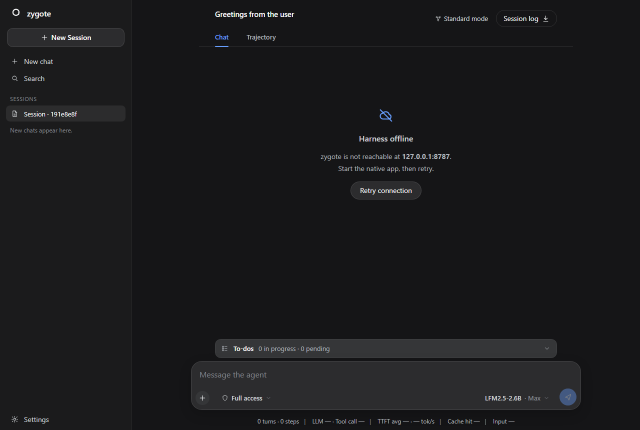
#> input picture zygote-pwa/zygote-sidebar-open.png, 1280 x 860 px, found by its file name (shown at 1/2 size)
$ python railshot.py
#> lines starting #> are read from the running program, lines starting #| are printed output that depends on the picture
from PIL import Image
im = Image.open(r"C:\Users\guhan\orkestrate_ai\zygote-pwa\zygote-sidebar-open.png").convert("RGB")
#> im is the input picture: PIL image 1280x860 RGB; mean R, G, B 26.3, 26.4, 28.3
sb = im.crop((0, 0, 265, im.height))
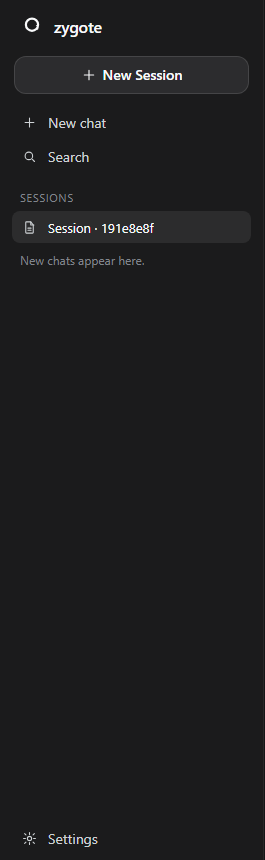
#> sb: PIL image 265x860 RGB; mean R, G, B 29.9, 29.9, 31
sb2 = sb.resize((sb.width * 2, sb.height * 2), Image.LANCZOS)
out = r"C:\Users\guhan\orkestrate_ai\zygote-pwa\zygote-sidebar.png"
sb2.save(out)
print("saved", out, sb2.size)
#| saved C:\Users\guhan\orkestrate_ai\zygote-pwa\zygote-sidebar.png (530, 1720)

$ run again, with zygote-pwa/mobile-bottom.png copied over zygote-pwa/zygote-sidebar-open.png
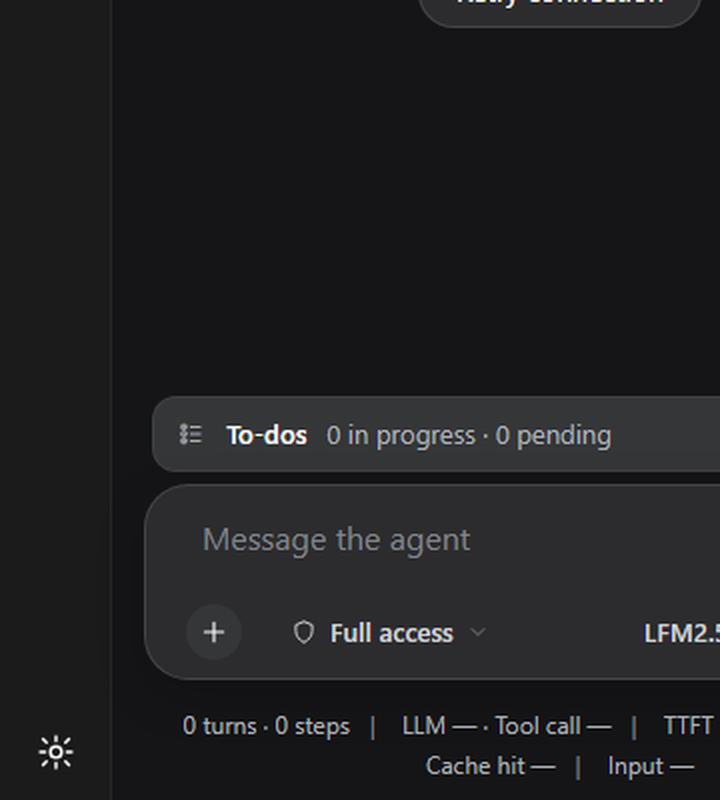
#> input picture zygote-pwa/mobile-bottom.png, 720 x 800 px, found by its file name
#> im is the input picture: PIL image 720x800 RGB; mean R, G, B 31.4, 31.6, 33.5
#> `sb = im.crop((0, 0, 265, im.height))`:
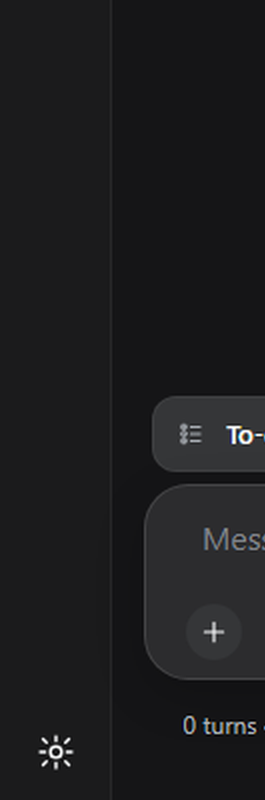
#> sb: PIL image 265x800 RGB; mean R, G, B 28.6, 28.6, 30.2
#| saved C:\Users\guhan\orkestrate_ai\zygote-pwa\zygote-sidebar.png (530, 1600)

$ run again, with zygote-pwa/phone-screen-sidebar.png copied over zygote-pwa/zygote-sidebar-open.png
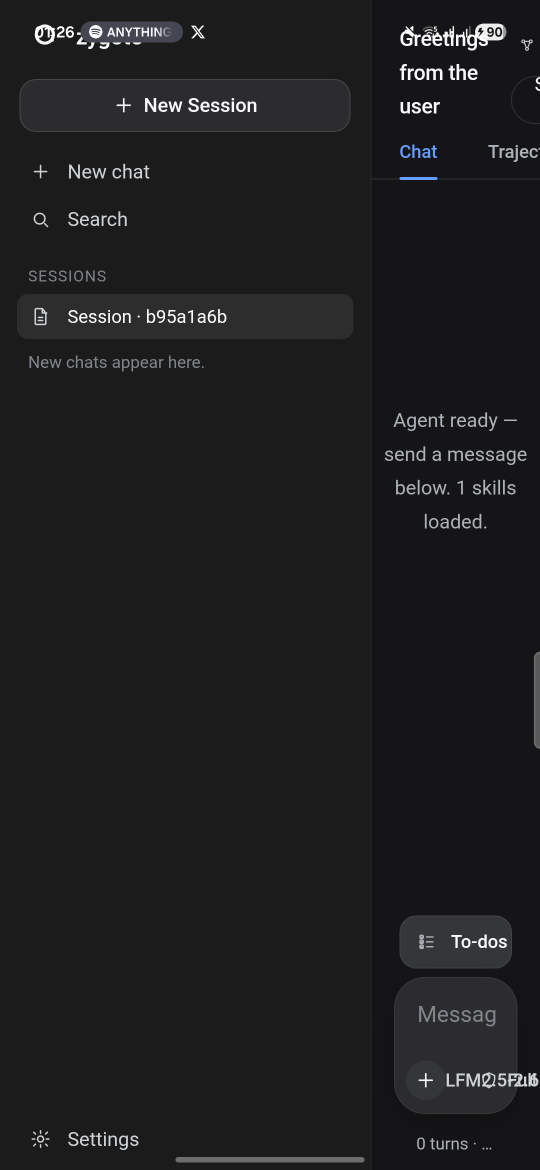
#> input picture zygote-pwa/phone-screen-sidebar.png, 1080 x 2340 px, found by its file name (shown at 1/2 size)
#> `sb = im.crop((0, 0, 265, im.height))`:
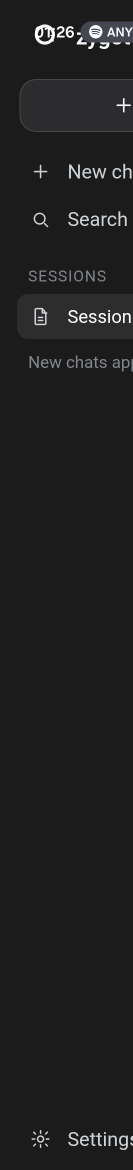
#> sb: PIL image 265x2340 RGB (shown at 1/2 size); mean R, G, B 31.6, 31.6, 32.8
#| saved C:\Users\guhan\orkestrate_ai\zygote-pwa\zygote-sidebar.png (530, 4680)

$ run again, with zygote-pwa/phone-screen.png copied over zygote-pwa/zygote-sidebar-open.png
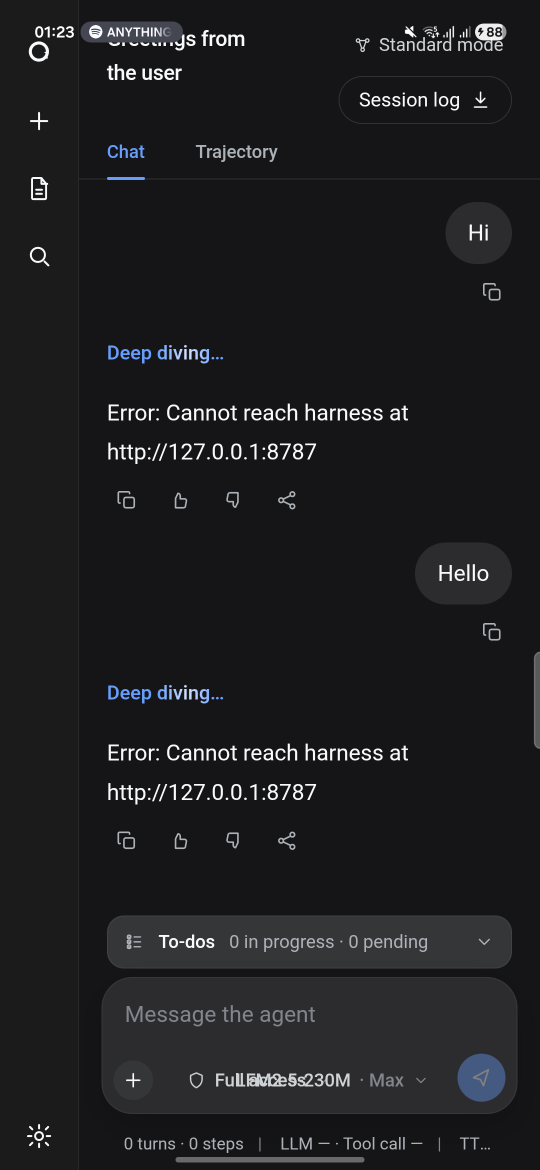
#> input picture zygote-pwa/phone-screen.png, 1080 x 2340 px, found by its file name (shown at 1/2 size)
#> `sb = im.crop((0, 0, 265, im.height))`:
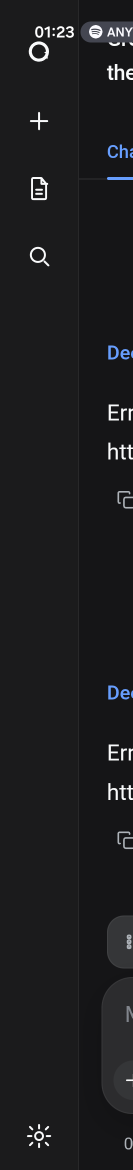
#> sb: PIL image 265x2340 RGB (shown at 1/2 size); mean R, G, B 29, 29.2, 31
#| saved C:\Users\guhan\orkestrate_ai\zygote-pwa\zygote-sidebar.png (530, 4680)
